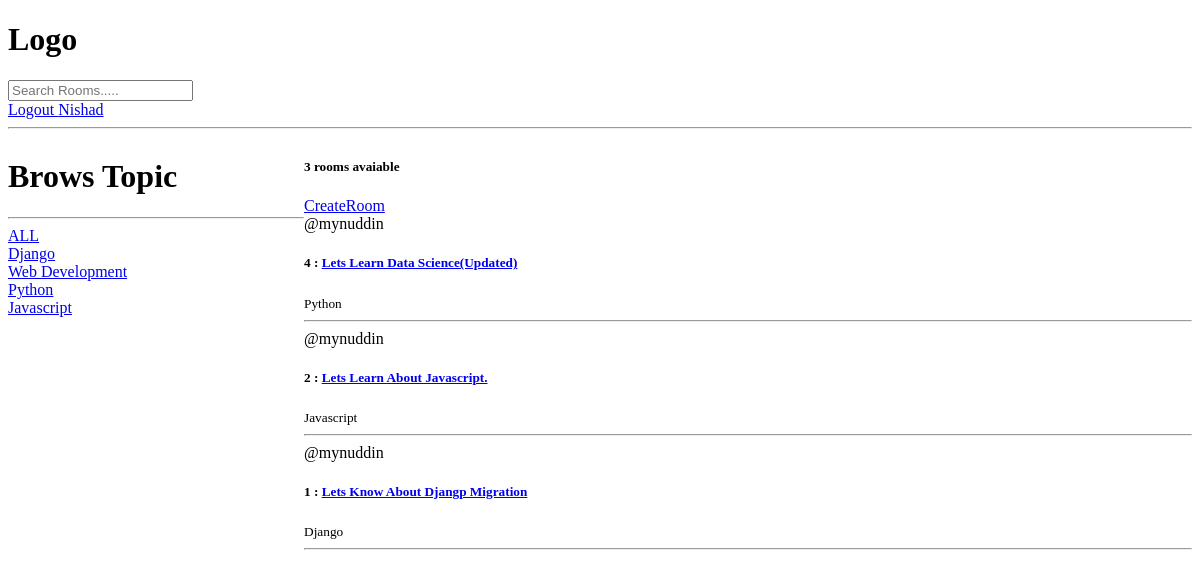
The page / (signed in) on the database as committed earlier.
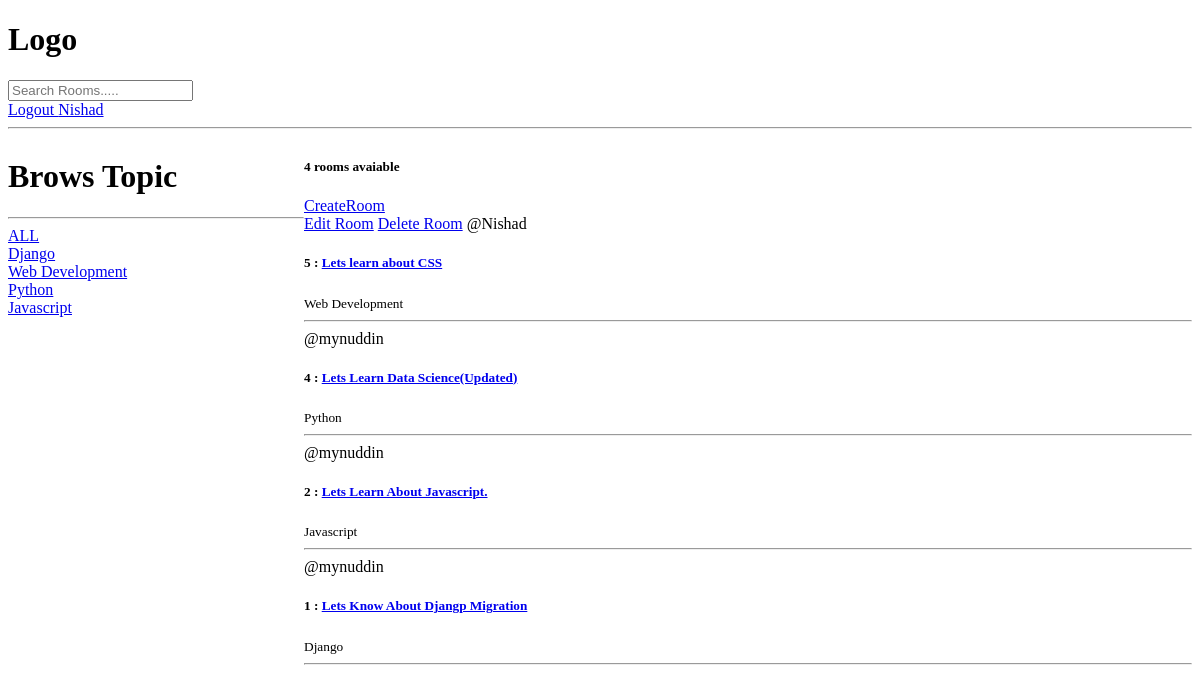
The same page on the database as committed later.
### Base/models.py (models this page shows, shortened)
class Topic(models.Model):
    name = models.CharField(max_length=200)

class Room(models.Model):
    host = models.ForeignKey(User , on_delete=models.SET_NULL , null=True)
    topic = models.ForeignKey(Topic , on_delete=models.SET_NULL , null=True )
    name = models.CharField(max_length=200)
    description = models.TextField(null=True, blank=True)
    updated = models.DateTimeField(auto_now=True)
    created = models.DateTimeField(auto_now_add=True)
    class Meta:
        ordering = ['-updated' , '-created']

### Base/views.py (the view)
# urls.py: path('', views.home, name='home'),
def home(request):
    q = request.GET.get('q') if request.GET.get('q') != None else ''
    ROOMS = Room.objects.filter(
        Q(topic__name__icontains=q) |
        Q(name__icontains=q) |
        Q(description__icontains=q)
        )
    topics = Topic.objects.all()
    room_count = ROOMS.count()
    context = {'ROOMS': ROOMS , 'topics': topics , 'room_count': room_count}
    return render(request, 'Base/home.html' , context)

### Base/Templates/Base/home.html (shortened to what this page needs)
{% extends 'main.html' %} {% block content %}
<div class="home-container">
	<div>
		<h1>Brows Topic</h1>
		<hr />
		<div>
			<a href="{% url 'home' %}">ALL</a>
		</div>
		{% for topic in topics %}
		<div>
			<a href="{% url 'home' %}?q={{topic.name}}">{{topic.name}}</a>
		</div>
		{% endfor %}
	</div>
	<div>
		<h5>{{ room_count}} rooms avaiable</h5>
		<a href="{% url 'create-room' %}">CreateRoom</a>
		{% for ROOM in ROOMS %}
		<div>
			{% if request.user == ROOM.host %}
			<a href="{% url 'update-room' ROOM.id %}"> Edit Room</a>
			<a href="{% url 'delete-room' ROOM.id %}"> Delete Room</a>
			{% endif %}
			<span>@{{ROOM.host.username}}</span>
			<h5>
				{{ ROOM.id }} : <a href="{% url 'rooms' ROOM.id %}">{{ ROOM.name }}</a>
			</h5>
			<small>{{ROOM.topic.name}}</small>
			<hr />
		</div>
		{% endfor %}
	</div>
</div>
{% endblock %}

Rows that differ between the two databases and show on the page:
added Room: shows "Edit Room", host.username "Nishad", id "5", name "Lets learn about CSS", topic.name "Web Development"
Other text that changed with them:
{{ room_count }}: "3" → "4"
